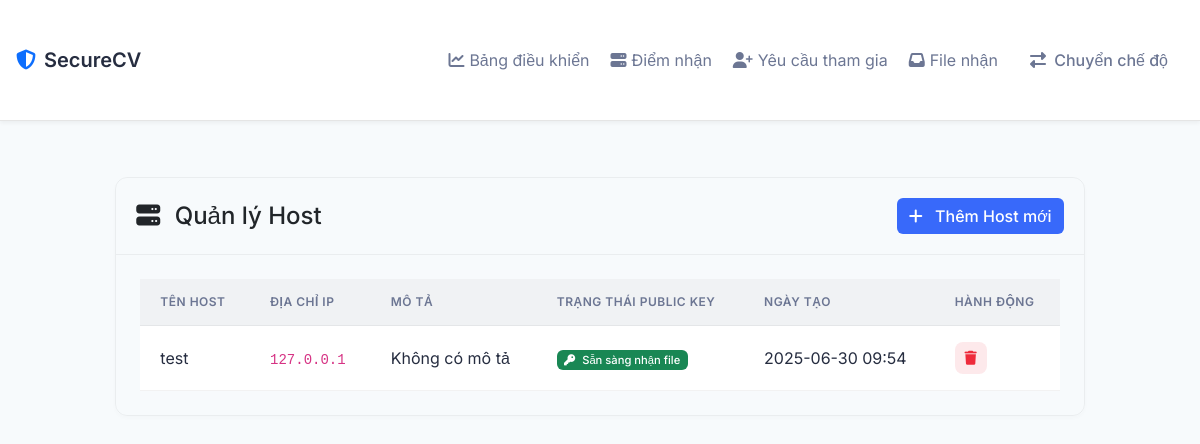
The page /receiver_hosts on the database its author committed.
### models.py (models this page shows, shortened)
class Host(db.Model):
    id = db.Column(db.Integer, primary_key=True)
    name = db.Column(db.String(100), nullable=False)
    ip_address = db.Column(db.String(45), nullable=False)
    description = db.Column(db.Text)
    has_keys = db.Column(db.Boolean, default=False, nullable=False)
    public_key = db.Column(db.Text, nullable=True)
    created_at = db.Column(db.DateTime, default=datetime.utcnow)
    created_by = db.Column(db.String(45))
    __table_args__ = (
        db.UniqueConstraint('name', 'ip_address', name='uix_host_name_ip'),
    )

### routes.py (the view)
@app.route('/receiver_hosts')
def receiver_hosts():
    client_ip = get_client_ip()
    hosts = Host.query.filter_by(ip_address=client_ip).all()
    return render_template('hosts.html', hosts=hosts, client_ip=client_ip)

### routes.py (called while the page is built)
def get_client_ip():
    ip = None
    if request.headers.get('X-Forwarded-For'):
        ip = request.headers.get('X-Forwarded-For').split(',')[0].strip()
    elif request.headers.get('X-Real-IP'):
        ip = request.headers.get('X-Real-IP')
    else:
        ip = request.remote_addr
    try:
        return ipaddress.ip_address(ip).exploded
    except ValueError:
        return None

### templates/hosts.html (shortened to what this page needs)
{% extends "base.html" %}
{% block content %}
<div class="row justify-content-center">
    <div class="col-lg-10">
        <div class="card mb-4">
            <div class="card-header d-flex justify-content-between align-items-center">
                <h4 class="mb-0">
                    <i class="fas fa-server me-2"></i>
                    Quản lý Host
                </h4>
                <button type="button" class="btn btn-primary" data-bs-toggle="modal" data-bs-target="#addHostModal">
                    <i class="fas fa-plus me-2"></i>
                    Thêm Host mới
                </button>
            </div>
            <div class="card-body">
                {% if hosts %}
                <div class="table-responsive">
                    <table class="table table-hover">
                        <thead>
                            <tr>
                                <th>Tên Host</th>
                                <th>Địa chỉ IP</th>
                                <th>Mô tả</th>
                                <th>Trạng thái Public Key</th>
                                <th>Ngày tạo</th>
                                <th>Hành động</th>
                            </tr>
                        </thead>
                        <tbody>
                            {% for host in hosts %}
                            <tr>
                                <td>{{ host.name }}</td>
                                <td><code>{{ host.ip_address }}</code></td>
                                <td>{{ host.description or 'Không có mô tả' }}</td>
                                <td>
                                    <span class="badge bg-success" data-bs-toggle="tooltip" title="Host này có thể nhận file được mã hóa">
                                        <i class="fas fa-key me-1"></i>
                                        Sẵn sàng nhận file
                                    </span>
                                </td>
                                <td>{{ host.created_at.strftime('%Y-%m-%d %H:%M') }}</td>
                                <td>
                                    <form action="{{ url_for('delete_host', host_id=host.id) }}" method="POST" class="d-inline">
                                        <button type="submit" class="btn btn-sm btn-danger" onclick="return confirm('Bạn có chắc muốn xóa host này?')">
                                            <i class="fas fa-trash"></i>
                                        </button>
                                    </form>
                                </td>
                            </tr>
                            {% endfor %}
                        </tbody>
                    </table>
                </div>
                {% else %}
                <div class="alert alert-info">
                    <i class="fas fa-info-circle me-2"></i>
                    Chưa có host nào được thêm. Nhấn "Thêm Host mới" để tạo mới.
                </div>
                {% endif %}
            </div>
        </div>
    </div>
</div>
{% endblock %}

### static/css/style.css (style rules this page uses)
:root { --primary-color: 210 100% 50%; --secondary-color: 220 13% 18%; --accent-color: 190 100% 50%; --success-color: 142 76% 36%; --warning-color: 45 100% 51%; --danger-color: 354 70% 54%; --info-color: 190 90% 50%; --background-color: 220 13% 13%; --surface-color: 220 13% 18%; --text-primary: 220 13% 91%; --text-secondary: 220 13% 71%; }
body { font-family: 'Segoe UI', Tahoma, Geneva, Verdana, sans-serif; background-color: var(--primary-color); color: var(--bs-dark); }
.card { box-shadow: 0 0.125rem 0.25rem rgba(0, 0, 0, 0.1); border: 1px solid var(--bs-border-color); border-radius: 0.5rem; overflow: hidden; }
.card-header { background-color: var(--secondary-color); border-bottom: 1px solid var(--bs-border-color); padding: 1rem; font-weight: bold; }
.card-body { padding: 1.5rem; }
.btn-primary { background-color: var(--accent-color); border-color: var(--accent-color); transition: background-color 0.3s ease; }
.table th { border-top: none; font-weight: 600; color: var(--bs-secondary-color); }
.badge { font-size: 0.7rem; font-weight: 500; }
.btn { font-weight: 500; transition: all 0.2s ease; }
:root { --primary-color: 225 95% 60%; --secondary-color: 220 15% 95%; --accent-color: 190 95% 45%; --success-color: 150 85% 40%; --warning-color: 45 95% 50%; --danger-color: 355 85% 55%; --info-color: 195 95% 50%; --background-color: 210 50% 98%; --surface-color: 0 0% 100%; --text-primary: 225 25% 20%; --text-secondary: 225 15% 50%; --card-border-radius: 12px; --button-border-radius: 8px; --input-border-radius: 6px; --shadow-sm: 0 2px 4px rgba(0,0,0,0.05); --shadow-md: 0 4px 6px rgba(0,0,0,0.07); --shadow-lg: 0 10px 15px rgba(0,0,0,0.1); --transition-base: all 0.3s ease; --header-height: 64px; }
body { background-color: hsla(var(--background-color) / 1); color: hsla(var(--text-primary) / 1); font-family: 'Inter', sans-serif; }
body { background-color: hsl(var(--background-color)); min-height: 100vh; }
.card { background: var(--surface-color); border-radius: var(--card-border-radius); border: 1px solid rgba(0,0,0,0.05); box-shadow: 0 2px 4px rgba(0,0,0,0.02); }
.card-header { background: transparent; border-bottom: 1px solid rgba(0,0,0,0.05); padding: 1.25rem; }
.table { --bs-table-hover-bg: rgba(0, 0, 0, 0.02); margin: 0; border-collapse: separate; border-spacing: 0; width: 100%; }
.table thead th { padding: 0.875rem 1.25rem; font-size: 0.75rem; font-weight: 600; text-transform: uppercase; letter-spacing: 0.5px; color: hsl(var(--text-secondary)); background-color: hsl(var(--secondary-color)); border-bottom: 1px solid rgba(0, 0, 0, 0.05); white-space: nowrap; }
.table tbody td { padding: 1rem 1.25rem; vertical-align: middle; border-bottom: 1px solid rgba(0, 0, 0, 0.05); color: hsl(var(--text-primary)); transition: background-color 0.15s ease-in-out; }
.table .btn { width: 32px; height: 32px; padding: 0; display: inline-flex; align-items: center; justify-content: center; font-size: 0.875rem; border-radius: 8px; transition: all 0.2s ease-in-out; }
.table .btn-danger { background: hsla(var(--danger-color) / 0.1); color: hsl(var(--danger-color)); border: none; }
.btn-primary { background-color: hsla(var(--primary-color) / 1); border: none; color: #fff; }
.table > :not(caption) > * > * { padding: 1rem 0.75rem; }
.table tbody tr { transition: all 0.2s ease-in-out; }

### rows shown on the page
Host: name "test", ip_address "127.0.0.1", description "Không có mô tả", created_at "2025-06-30 09:54"
